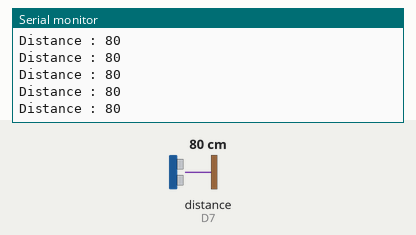
This sketch was run on a simulated ESP8266 (Wemos D1 mini). On the bench: the last lines printed to the serial monitor. Wiring (inferred from the names in the program): ultrasonic range finder: trigger D6; echo D7. The inputs (shaded band) are chosen by the test bench; at power-on: distance to the obstacle (sensor on D7) 80 cm. The echo pulse lasts 58.3 µs per cm.

Above: at 1.2 s.
1.3 s: distance to the obstacle (sensor on D7) set to 2 cm
At 1.34 s:
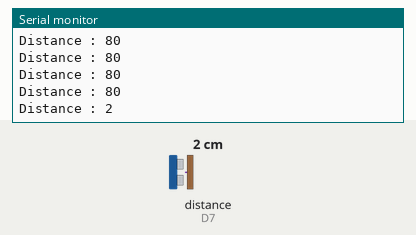
2.8 s: distance to the obstacle (sensor on D7) set to 4 cm
At 2.81 s:
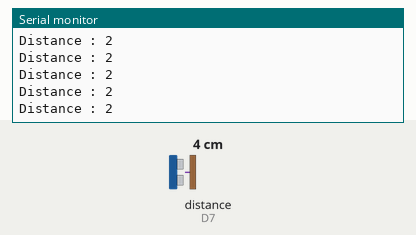
Timing chart, 0 to 5.8 s (numbered marks = the images above; inputs shaded):
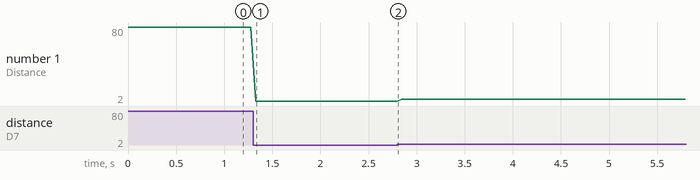

The sketch:

ultrasonic002.ino
```cpp
/*
Robotics From Scratch 2017
Ultrasonic range finder on the Wemos D1 Mini


*/

//Pin definitions
#define pinEcho D7 // Echo Pin, D7 is a constant inherited from the wemos library, automatically imported when we set the board
#define pinTrig D6 // Trigger Pin, likewise, assocaited with the constant D6

//Global Variable Definitions
int distance;

void setup()
{
  Serial.begin (9600);
  pinMode(pinTrig, OUTPUT); //Set the trigger pin as an output
  pinMode(pinEcho, INPUT);  //Set the echo pin as an input
}


void pulseOut(int pin, int pulseTime){
  //Generate a 10 microsecond pulse on the trigger pin of the ultasonic range finder.
  //Notice that we pull it low first, just to be sure.
  digitalWrite(pin, LOW);
  delayMicroseconds(2);
  digitalWrite(pin, HIGH);
  delayMicroseconds(pulseTime);
  digitalWrite(pin, LOW);
}

int getDistance(int pinTrigger, int pinEcho){
  //create some LOCAL variables
  int pulseDuration;
  int calculatedDistance;

  //pulse for 10 microseconds
  pulseOut(pinTrigger, 10);

  //Use a built in function, pulseIn to wait and calculate the
  //ammount of time the echo took to return, as a spike HIGH on the echo pin
  pulseDuration = pulseIn(pinEcho, HIGH);

  //Do some simple math to calculate the distance (in cm)
  //based on the speed of sound.
  calculatedDistance = pulseDuration / 58.2;
  return calculatedDistance;

}

void loop()
{
  distance = getDistance(pinTrig, pinEcho);
  //Print the calculated distance out over seril to help us check things
  Serial.print("Distance : ");
  Serial.println(distance);


  //Delay the program 50ms before the next loop
  //This slows down the program and keeps the outputs somewhere were our
  //slow brains can keep up.
  delay(50);
}
```

Measured:
- after the input at 1.3 s, the serial monitor: prints a new line at once (image 1)
- plotted number 1: 80 → 2 after the input at 1.3 s, 2 → 4 after the input at 2.8 s
